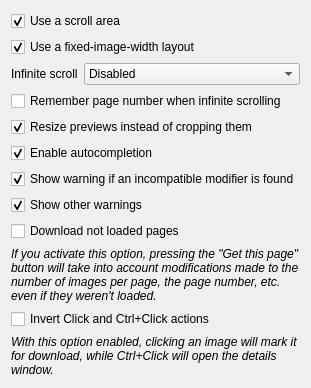
      <widget class="QWidget" name="pageInterfaceSearchResults">
       <layout class="QFormLayout" name="formLayout_24">
        <item row="0" column="0" colspan="2">
         <widget class="QCheckBox" name="checkResultsScrollArea">
          <property name="text">
           <string>Use a scroll area</string>
          </property>
          <property name="checked">
           <bool>true</bool>
          </property>
         </widget>
        </item>
        <item row="1" column="0" colspan="2">
         <widget class="QCheckBox" name="checkResultsFixedWidthLayout">
          <property name="text">
           <string>Use a fixed-image-width layout</string>
          </property>
          <property name="checked">
           <bool>true</bool>
          </property>
         </widget>
        </item>
        <item row="2" column="0">
         <widget class="QLabel" name="labelInfiniteScroll">
          <property name="text">
           <string>Infinite scroll</string>
          </property>
         </widget>
        </item>
        <item row="2" column="1">
         <widget class="QComboBox" name="comboInfiniteScroll">
          <item>
           <property name="text">
            <string>Disabled</string>
           </property>
          </item>
          <item>
           <property name="text">
            <string>Button</string>
           </property>
          </item>
          <item>
           <property name="text">
            <string>Scroll</string>
           </property>
          </item>
         </widget>
        </item>
        <item row="3" column="0" colspan="2">
         <widget class="QCheckBox" name="checkInfiniteScrollRememberPage">
          <property name="text">
           <string>Remember page number when infinite scrolling</string>
          </property>
         </widget>
        </item>
        <item row="4" column="0" colspan="2">
         <widget class="QCheckBox" name="checkResizeInsteadOfCropping">
          <property name="text">
           <string>Resize previews instead of cropping them</string>
          </property>
          <property name="checked">
           <bool>true</bool>
          </property>
         </widget>
        </item>
        <item row="5" column="0" colspan="2">
         <widget class="QCheckBox" name="checkAutocompletion">
          <property name="text">
           <string>Enable autocompletion</string>
          </property>
          <property name="checked">
           <bool>true</bool>
          </property>
         </widget>
        </item>
        <item row="6" column="0" colspan="2">
         <widget class="QCheckBox" name="checkShowTagWarning">
          <property name="text">
           <string>Show warning if an incompatible modifier is found</string>
          </property>
          <property name="checked">
           <bool>true</bool>
          </property>
         </widget>
        </item>
        <item row="7" column="0" colspan="2">
         <widget class="QCheckBox" name="checkShowWarnings">
          <property name="text">
           <string>Show other warnings</string>
          </property>
          <property name="checked">
           <bool>true</bool>
          </property>
         </widget>
        </item>
        <item row="8" column="0" colspan="2">
         <widget class="QCheckBox" name="checkGetUnloadedPages">
          <property name="text">
           <string>Download not loaded pages</string>
          </property>
         </widget>
        </item>
        <item row="9" column="0" colspan="2">
         <widget class="QLabel" name="labelGetUnloadedPages">
          <property name="text">
           <string>&lt;i&gt;If you activate this option, pressing the &quot;Get this page&quot; button will take into account modifications made to the number of images per page, the page number, etc. even if they weren't loaded.&lt;/i&gt;</string>
          </property>
          <property name="wordWrap">
           <bool>true</bool>
          </property>
         </widget>
        </item>
        <item row="10" column="0" colspan="2">
         <widget class="QCheckBox" name="checkInvertToggle">
          <property name="text">
           <string>Invert Click and Ctrl+Click actions</string>
          </property>
         </widget>
        </item>
        <item row="11" column="0" colspan="2">
         <widget class="QLabel" name="labelInvertToggle">
          <property name="text">
           <string>&lt;i&gt;With this option enabled, clicking an image will mark it for download, while Ctrl+Click will open the details window.&lt;/i&gt;</string>
          </property>
          <property name="wordWrap">
           <bool>true</bool>
          </property>
         </widget>
        </item>
       </layout>
      </widget>
